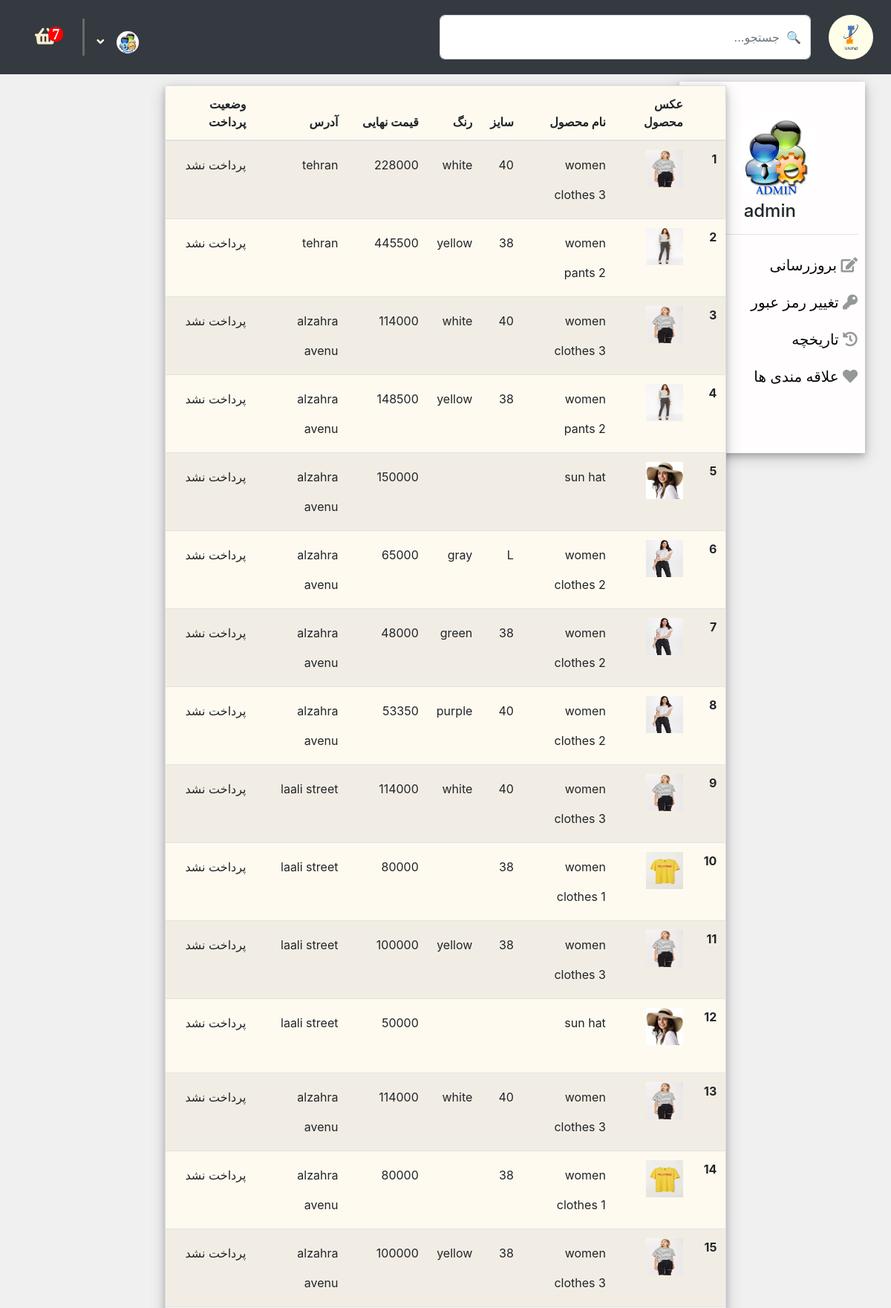
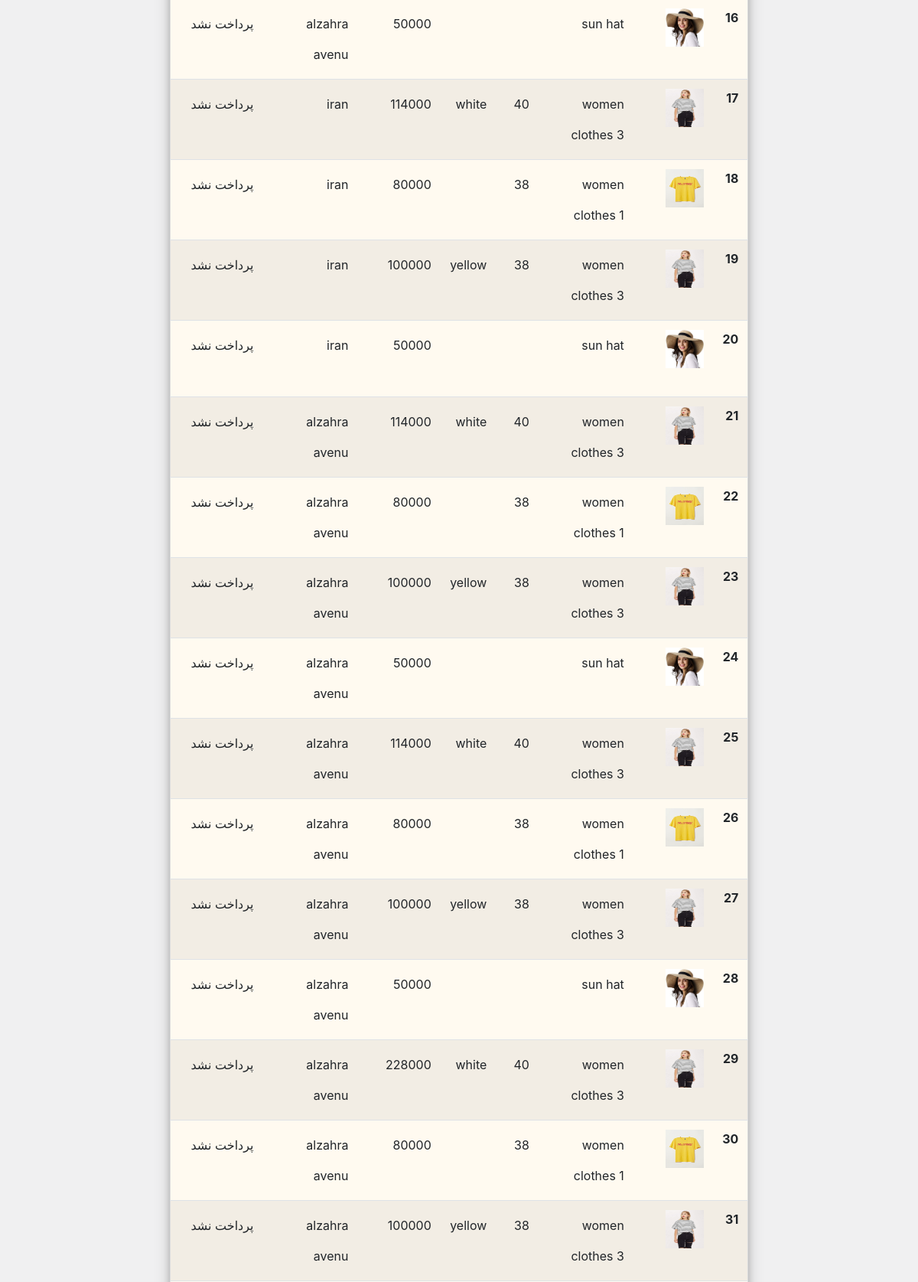
Screenshot of /accounts/history/ (signed in, upper part) with the database file from the repository (2 pictures, top to bottom).
### accounts/models.py (models this page shows, shortened)
class Profile(models.Model):
    user = models.OneToOneField(User,on_delete=models.CASCADE)
    phone = models.IntegerField(null=True, blank=True)
    address = models.CharField(max_length=300,null=True, blank=True)
    profile_image = models.ImageField(upload_to='profile/',default='../media/profile/1.jpg',null=True,blank=True)
    @property
    def profile_image_url(self):
        if self.profile_image and hasattr(self.profile_image, 'url'):
            return self.profile_image.url

### order/models.py (models this page shows, shortened)
class ItemOrder(models.Model):
    order = models.ForeignKey(Order,on_delete=models.CASCADE,related_name='order_item')
    user = models.ForeignKey(User,on_delete=models.CASCADE)
    product = models.ForeignKey(Product,on_delete=models.CASCADE)
    variant = models.ForeignKey(Variants,on_delete=models.CASCADE,null=True,blank=True)
    quantity = models.IntegerField()
    def price(self):
        if self.product.status != 'None':
            return self.variant.total_price * self.quantity
        else:
            return self.product.total_price * self.quantity

class Order(models.Model):
    user = models.ForeignKey(User,on_delete=models.CASCADE)
    create = models.DateTimeField(auto_now_add=True)
    discount = models.PositiveIntegerField(blank=True, null=True)
    paid = models.BooleanField(default=False)
    code = models.CharField(max_length=100,null=True)
    email = models.EmailField()
    f_name = models.CharField(max_length=100)
    l_name = models.CharField(max_length=100)
    address = models.CharField(max_length=100)
    def get_price(self):
        total = sum(i.price() for i in self.order_item.all())
        if self.discount:
            discount_price = (self.discount/100)*total
            return int(total - discount_price)
        return total

### home/models.py (models this page shows, shortened)
class Product(models.Model):
    VARIANT = (
        ('None','none'),
        ('Size','size'),
        ('Color','color'),
        ('Both','Both'),
    )
    category = models.ManyToManyField(Category,blank=True,related_name='cat_product')
    name = models.CharField(max_length=200)
    amount = models.PositiveIntegerField()
    unit_price = models.PositiveIntegerField()
    change = models.BooleanField(default=True)
    discount = models.PositiveIntegerField(blank=True,null=True)
    total_price = models.PositiveIntegerField()
    information = RichTextUploadingField(blank=True,null=True)
    create = models.DateTimeField(auto_now_add=True)
    update = models.DateTimeField(auto_now=True)
    tags = TaggableManager(blank=True)
    available = models.BooleanField(default=True)
    status = models.CharField(null=True,blank=True,max_length=200,choices=VARIANT)
    color = models.ManyToManyField('Color',blank=True)
    size = models.ManyToManyField('Size',blank=True)
    brand = models.ForeignKey('Brand',on_delete=models.CASCADE,blank=True,null=True)
    image = models.ImageField(upload_to='product/',blank=True,null=True)
    like = models.ManyToManyField(User, blank=True, related_name='product_like')
    total_like = models.IntegerField(default=0)
    unlike = models.ManyToManyField(User, blank=True, related_name='product_unlike')
    total_unlike = models.IntegerField(default=0)
    favourite = models.ManyToManyField(User,blank=True,related_name='fa_user')
    total_favourite = models.IntegerField(default=0)
    sell = models.IntegerField(default=0)
    def total_like(self):
        return self.like.count()
    def total_unlike(self):
        return self.unlike.count()
    @property
    def image_url(self):
        if self.image and hasattr(self.image, 'url'):
            return self.image.url
    @property
    def total_price(self):
        if not self.discount:
            return self.unit_price
        elif self.discount:
            total = (self.discount * self.unit_price)/100
            return int(self.unit_price - total)
        self.total_price

class Variants(models.Model):
    name = models.CharField(max_length=100)
    update = jmodels.jDateTimeField(auto_now=True)
    product_variant = models.ForeignKey(Product,on_delete=models.CASCADE,related_name='pr')
    size_variant = models.ForeignKey(Size,on_delete=models.CASCADE,blank=True,null=True)
    color_variant = models.ForeignKey(Color,on_delete=models.CASCADE,blank=True,null=True)
    amount = models.PositiveIntegerField()
    unit_price = models.PositiveIntegerField()
    discount = models.PositiveIntegerField(blank=True,null=True)
    total_price = models.PositiveIntegerField()
    @property
    def total_price(self):
        if not self.discount:
            return self.unit_price
        elif self.discount:
            total = (self.discount * self.unit_price)/100
            return int(self.unit_price - total)
        self.total_price

class Size(models.Model):
    name = models.CharField(max_length=100)

class Color(models.Model):
    name = models.CharField(max_length=200)

### accounts/views.py (the view)
# urls.py: path('history/',views.history,name='history'),
def history(request):
    profile = Profile.objects.get(user_id=request.user.id)
    category = Category.objects.filter(sub_cat=False)
    nums = Cart.objects.filter(user_id=request.user.id).aggregate(sum=Sum('quantity'))['sum']
    data = ItemOrder.objects.filter(user_id = request.user.id)
    return render(request,'accounts/history.html',{'data':data,'category':category,'profile':profile,'nums':nums})

### home/models.py (called while the page is built)
    def get_absolute_url(self):
        return reverse('home:category',args=[self.slug,self.id])

### accounts/templates/accounts/history.html (shortened to what this page needs)
{% extends 'base.html' %}
{% load static %}
{% block css %}
    <link rel="stylesheet" href="{% static 'accounts/css/dashbord.css' %}">
{% endblock css %}
{% block body%}
<div class="container-fluid">
    <div class="row" style="text-align: right;">
        <div class="col-2">
            <div class="side-menu" style="box-shadow: 0 4px 8px 0 rgba(0, 0, 0, 0.2), 0 6px 20px 0 rgba(0, 0, 0, 0.19);padding: 10px;margin: 10px;border: 5px;">
                <div class="image-container">
                    <a href="{% url 'accounts:profile' %}">
                    <img src="{{user.profile.profile_image_url}}"  alt="" >
                    </a>
                </div>
                <h4 style="text-align: center;">&nbsp;{{profile.user.username}}</h4>
                <hr>
                <a href="{% url 'accounts:update' %}"><i class="fa fa-edit" style="font-size:20px;color: rgba(134, 138, 138, 0.877);"></i>&nbsp;بروزرسانی </a>
                <a href="{% url 'accounts:change' %}"><i class="fa fa-key" style="font-size:20px;color: rgba(134, 138, 138, 0.877);"></i>&nbsp;تغییر رمز عبور</a>
                <a href="{% url 'accounts:history' %}"><i class="fa fa-history" style="font-size:20px;color: rgba(134, 138, 138, 0.877);"></i>&nbsp;تاریخچه</a>
                <a href="{% url 'accounts:favourite' %}"><i class="fa fa-heart" style="font-size:20px;color: rgba(134, 138, 138, 0.877);"></i>&nbsp;علاقه مندی ها</a>
             </div>
        </div>
        <div class="col-8">
            <div class="profile">
                <table class="table table-striped">
                    <thead style="text-align: right;">
                        <tr>
                        <th scope="col"></th>
                        <th scope="col" style="width:150px;">عکس محصول</th>
                        <th scope="col" style="width:200px;">نام محصول</th>
                        <th scope="col">سایز</th>
                        <th scope="col">رنگ</th>
                        <th scope="col" style="width:150px;">قیمت نهایی</th>
                        <th scope="col" style="width:200px;">آدرس</th>
                        <th scope="col" style="width:200px;">وضعیت پرداخت</th>
                        </tr>
                    </thead>
                    <tbody>
                        {% for i in data %}
                            <tr style="text-align: right;">
                                <th scope="row">{{ forloop.counter }}</th>
                                <td style="width:150px;text-align: right;"><img src="{{i.product.image_url}}" style="width: 50px;height: 50px;" alt=""></td>
                                <td style="text-align: right;">{{ i.product.name }}</td>
                                <td style="text-align: right;">{{ i.variant.size_variant.name }}</td>
                                <td style="text-align: right;">{{ i.variant.color_variant.name }}</td>
                                <td style="text-align: right;">
                                    {% if i.product.status != 'None' %}
                                        {% widthratio i.variant.total_price 1 i.quantity %}
                                    {% else %}
                                        {% widthratio i.product.total_price 1 i.quantity %}
                                    {% endif %}
                                </td>
                                <td style="text-align: right;">{{ i.order.address }}</td>
                                <td style="text-align: right;">
                                    {% if i.order.paid == True %}
                                    <p>پرداخت شد</p>
                                    {% else %}
                                    <p>پرداخت نشد</p>
                                    {% endif %}
                                </td>
                            </tr>
                        {% endfor %}
                    </tbody>
                </table>
            </div>
        </div>
    </div>
</div>
{% endblock body%}

### templates/base.html (shortened to what this page needs)
<!DOCTYPE html>
{% load static %}
<link rel="stylesheet" href="{% static 'css/body.css' %}">
<html dir="rtl" lang="fa-IR" >
<head>
    <link rel="stylesheet" href="https://stackpath.bootstrapcdn.com/bootstrap/4.5.2/css/bootstrap.min.css" />
    <link rel="stylesheet" href="https://cdnjs.cloudflare.com/ajax/libs/font-awesome/5.15.3/css/all.min.css" />
    {% block css%}{% endblock css %}
    <link rel="stylesheet" href="https://unpkg.com/swiper/swiper-bundle.css" />
    <link rel='stylesheet' href='https://sachinchoolur.github.io/lightslider/dist/css/lightslider.css'>
</head>
<body style="direction: rtl;" class="main" >
    {% include 'navbar.html' %}
    {% block body%}
    {% endblock body%}
    {% include 'footer.html' %}
</body>
</html>

### templates/navbar.html (shortened to what this page needs)
{% load static %}
{% block css %}
<link rel="stylesheet" href="{% static 'css/nav.css' %}">
{% endblock css %}
  <nav class="navbar navbar-expand-lg navbar-light bg-dark" style="height: 100px;" >
    <div class="collapse navbar-collapse" id="navbarSupportedContent-555">
      <div class="navbar-nav mr-auto" dir="rtl">
          <a class="nav-link" href="{% url 'home:home' %}">
            <img src="/media/logo/logo.png" class="rounded-circle z-depth-0"
              alt="" style="width: 60px;height:60px">
          </a>
        <form class="form-inline float-sm-right" action="{% url 'home:product' %}">
          <input class="form-control" style="width: 500px; height: 60px; border-radius: 7px;" type="search" placeholder="&#128269;&nbsp; جستجو..." name="search">
        </form>
      </div>
      <div class="container" style="justify-content: left;" dir="ltr">
        {% if user.is_authenticated %}
          <a class="nav-link waves-effect waves-light" href="{% url 'cart:cart_detail' %}">
            <i class="fas fa-shopping-basket" style="font-size: 25px;color: blanchedalmond;" ><span class='badge badge-primary' id='lblCartCount' style="font-size: 20px;"> {{nums}} </span>
            </i>
          </a>
        {% else %}
          <a class="nav-link waves-effect waves-light">
            <i class="fas fa-shopping-basket" style="font-size: 25px;color: blanchedalmond;"></i>
          </a>
        {% endif %}
        <div style=" border-left: 3px solid rgba(160, 159, 159, 0.466);height: 50px;margin-left: 10px;top: 12px;">
        </div>
        <div class="nav-item avatar dropdown" >
          <a class="nav-link" id="navbarDropdownMenuLink-55" data-toggle="dropdown"
            aria-haspopup="true" aria-expanded="false" style="color: cornsilk;">
            <i class="fa fa-angle-down" style="margin-top: 20px;"></i>
            {% if user.is_authenticated %}
              <img src="{{user.profile.profile_image_url}}" class="rounded-circle z-depth-0"
              alt="" style="width: 30px;height:30px">
            {% else %}
              <img src="/media/profile/1.jpg" class="rounded-circle z-depth-0"
              alt="" style="width: 30px;height:30px" style="color: cornsilk;">&ensp;
            {% endif %}
          </a>
        </div>
      </div>
    </div>
  </nav>

### templates/footer.html (shortened to what this page needs)
{% load static %}
{% block css%}
<link rel="stylesheet" href="{% static 'css/footer.css' %}">
{% endblock css %}

### static/css/body.css (style rules this page uses)
.main { background-color: rgb(240, 240, 241); min-height: 200vh; display: flex; flex-direction: column; }

### accounts/static/accounts/css/dashbord.css (style rules this page uses)
.side-menu { margin-top:20px; background: rgb(255, 253, 253); width: 250px; height: 500px; box-shadow: 0 4px 8px 0 rgba(0, 0, 0, 0.2), 0 6px 20px 0 rgba(0, 0, 0, 0.19); }
.side-menu a { list-style: none; text-decoration: none; display: block; color: rgb(7, 7, 7); line-height: 50px; margin-left: 10px; font-size: 20px; font-weight: 500; }
.image-container { display: flex; justify-content: center; }
.image-container img { width: 120px; border-radius: 50%; margin-top: 30px; border: 3px solid white; }
.profile { margin-top: 2%; background-color: floralwhite; box-shadow: 0 4px 8px 0 rgba(0, 0, 0, 0.2), 0 6px 20px 0 rgba(0, 0, 0, 0.19); }
* { box-sizing: border-box; }
.row { margin-left:-5px; margin-right:-5px; }
.row::after { content: ""; clear: both; display: table; }
.table { border-collapse: collapse; border-spacing: 0; width: 100%; border: 1px solid #ddd; }
.th, td { text-align: left; padding: 16px; height: 100px; line-height: 40px; }

### templates/navbar.html (style rules this page uses)
.container { display: flex; justify-content: center; align-items: center; }
.badge { padding-left: 9px; padding-right: 9px; -webkit-border-radius: 9px; -moz-border-radius: 9px; border-radius: 9px; }
#lblCartCount { font-size: 12px; background: #ff0000; color: #fff; padding: 0 5px; vertical-align: top; margin-left: -10px; }

### rows the page displays
Profile: user.username "admin"
ItemOrder: product.image_url (picture), product.name "women clothes 3", variant.size_variant.name "40", variant.color_variant.name "white", variant+quantity "228000", order.address "tehran", shows "پرداخت نشد"
ItemOrder: product.image_url (picture), product.name "women pants 2", variant.size_variant.name "38", variant.color_variant.name "yellow", variant+quantity "445500", order.address "tehran", shows "پرداخت نشد"
ItemOrder: product.image_url (picture), product.name "women clothes 3", variant.size_variant.name "40", variant.color_variant.name "white", variant+quantity "114000", order.address "alzahra avenu", shows "پرداخت نشد"
ItemOrder: product.image_url (picture), product.name "women pants 2", variant.size_variant.name "38", variant.color_variant.name "yellow", variant+quantity "148500", order.address "alzahra avenu", shows "پرداخت نشد"
ItemOrder: product.image_url (picture), product.name "sun hat", product+quantity "150000", order.address "alzahra avenu", shows "پرداخت نشد"
ItemOrder: product.image_url (picture), product.name "women clothes 2", variant.size_variant.name "L", variant.color_variant.name "gray", variant+quantity "65000", order.address "alzahra avenu", shows "پرداخت نشد"
ItemOrder: product.image_url (picture), product.name "women clothes 2", variant.size_variant.name "38", variant.color_variant.name "green", variant+quantity "48000", order.address "alzahra avenu", shows "پرداخت نشد"
ItemOrder: product.image_url (picture), product.name "women clothes 2", variant.size_variant.name "40", variant.color_variant.name "purple", variant+quantity "53350", order.address "alzahra avenu", shows "پرداخت نشد"
ItemOrder: product.image_url (picture), product.name "women clothes 3", variant.size_variant.name "40", variant.color_variant.name "white", variant+quantity "114000", order.address "laali street", shows "پرداخت نشد"
ItemOrder: product.image_url (picture), product.name "women clothes 1", variant.size_variant.name "38", variant+quantity "80000", order.address "laali street", shows "پرداخت نشد"
ItemOrder: product.image_url (picture), product.name "women clothes 3", variant.size_variant.name "38", variant.color_variant.name "yellow", variant+quantity "100000", order.address "laali street", shows "پرداخت نشد"
ItemOrder: product.image_url (picture), product.name "sun hat", product+quantity "50000", order.address "laali street", shows "پرداخت نشد"
ItemOrder: product.image_url (picture), product.name "women clothes 3", variant.size_variant.name "40", variant.color_variant.name "white", variant+quantity "114000", order.address "alzahra avenu", shows "پرداخت نشد"
ItemOrder: product.image_url (picture), product.name "women clothes 1", variant.size_variant.name "38", variant+quantity "80000", order.address "alzahra avenu", shows "پرداخت نشد"
ItemOrder: product.image_url (picture), product.name "women clothes 3", variant.size_variant.name "38", variant.color_variant.name "yellow", variant+quantity "100000", order.address "alzahra avenu", shows "پرداخت نشد"
ItemOrder: product.image_url (picture), product.name "sun hat", product+quantity "50000", order.address "alzahra avenu", shows "پرداخت نشد"
ItemOrder: product.image_url (picture), product.name "women clothes 3", variant.size_variant.name "40", variant.color_variant.name "white", variant+quantity "114000", order.address "iran", shows "پرداخت نشد"
ItemOrder: product.image_url (picture), product.name "women clothes 1", variant.size_variant.name "38", variant+quantity "80000", order.address "iran", shows "پرداخت نشد"
ItemOrder: product.image_url (picture), product.name "women clothes 3", variant.size_variant.name "38", variant.color_variant.name "yellow", variant+quantity "100000", order.address "iran", shows "پرداخت نشد"
ItemOrder: product.image_url (picture), product.name "sun hat", product+quantity "50000", order.address "iran", shows "پرداخت نشد"
ItemOrder: product.image_url (picture), product.name "women clothes 3", variant.size_variant.name "40", variant.color_variant.name "white", variant+quantity "114000", order.address "alzahra avenu", shows "پرداخت نشد"
ItemOrder: product.image_url (picture), product.name "women clothes 1", variant.size_variant.name "38", variant+quantity "80000", order.address "alzahra avenu", shows "پرداخت نشد"
ItemOrder: product.image_url (picture), product.name "women clothes 3", variant.size_variant.name "38", variant.color_variant.name "yellow", variant+quantity "100000", order.address "alzahra avenu", shows "پرداخت نشد"
ItemOrder: product.image_url (picture), product.name "sun hat", product+quantity "50000", order.address "alzahra avenu", shows "پرداخت نشد"
ItemOrder: product.image_url (picture), product.name "women clothes 3", variant.size_variant.name "40", variant.color_variant.name "white", variant+quantity "114000", order.address "alzahra avenu", shows "پرداخت نشد"
ItemOrder: product.image_url (picture), product.name "women clothes 1", variant.size_variant.name "38", variant+quantity "80000", order.address "alzahra avenu", shows "پرداخت نشد"
ItemOrder: product.image_url (picture), product.name "women clothes 3", variant.size_variant.name "38", variant.color_variant.name "yellow", variant+quantity "100000", order.address "alzahra avenu", shows "پرداخت نشد"
ItemOrder: product.image_url (picture), product.name "sun hat", product+quantity "50000", order.address "alzahra avenu", shows "پرداخت نشد"
ItemOrder: product.image_url (picture), product.name "women clothes 3", variant.size_variant.name "40", variant.color_variant.name "white", variant+quantity "228000", order.address "alzahra avenu", shows "پرداخت نشد"
ItemOrder: product.image_url (picture), product.name "women clothes 1", variant.size_variant.name "38", variant+quantity "80000", order.address "alzahra avenu", shows "پرداخت نشد"
ItemOrder: product.image_url (picture), product.name "women clothes 3", variant.size_variant.name "38", variant.color_variant.name "yellow", variant+quantity "100000", order.address "alzahra avenu", shows "پرداخت نشد"

### other values shown
{{ nums }} "7"
